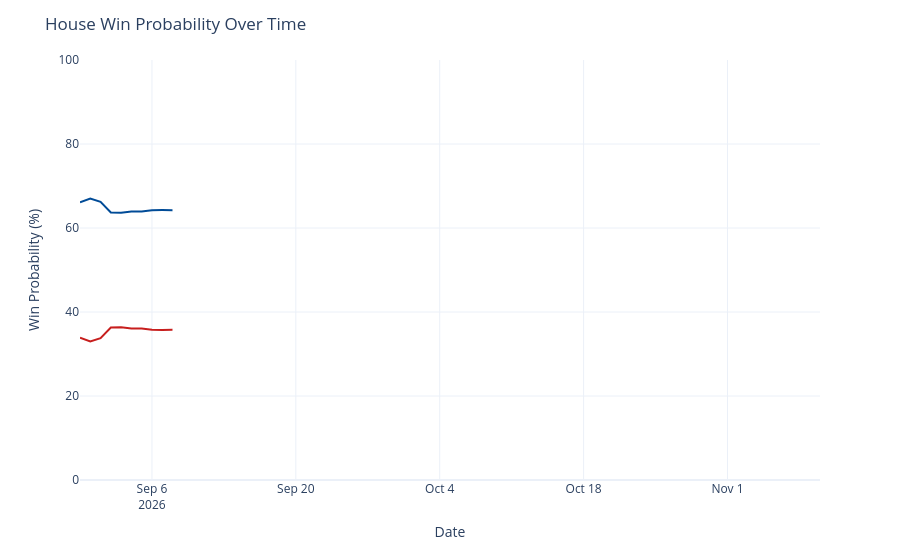

Notebook source saved alongside this figure:
### Code cell
chance_over_time = output_ts[(output_ts['geo'] == 'US House') &
                             (output_ts['type'] == 'chance')]
chance_over_time['rep_chance'] = chance_over_time['y'].map(lambda x: 100 - x)
chance_over_time = chance_over_time.rename({'y': 'Democrats', 'rep_chance': 'Republicans'}, axis=1)
chance_time_ser = px.line(chance_over_time, x='date', y=['Democrats', 'Republicans'], template='plotly_white',
                         color_discrete_map={'Democrats': '#004b97', 'Republicans': '#c71e1d'},)
chance_time_ser.update_traces(hovertemplate="%{y:.1f}%")
chance_time_ser.update_layout(
    xaxis=dict(range=[pd.to_datetime('2026-08-30'), pd.to_datetime('2026-11-10')]),
    yaxis=dict(range=[0, 100]),
    xaxis_title='Date',
    yaxis_title='Win Probability (%)',
    title=dict(text="House Win Probability Over Time"),
    hovermode="x",
    showlegend=False
)
chance_time_ser

### Figure 1 — Plotly figure (JSON) as saved in the notebook; plotly's stock layout.template omitted (floating-point values rounded to 4 significant figures)
{"data": [{"hovertemplate": "%{y:.1f}%", "legendgroup": "Democrats", "line": {"color": "#004b97", "dash": "solid"}, "marker": {"symbol": "circle"}, "mode": "lines", "name": "Democrats", "orientation": "v", "showlegend": true, "type": "scatter", "x": ["2026-08-30", "2026-08-31", "2026-09-01", "2026-09-02", "2026-09-03", "2026-09-04", "2026-09-05", "2026-09-06", "2026-09-07", "2026-09-08"], "xaxis": "x", "y": [66.12, 67.02, 66.25, 63.69, 63.65, 63.91, 63.91, 64.23, 64.27, 64.25], "yaxis": "y"}, {"hovertemplate": "%{y:.1f}%", "legendgroup": "Republicans", "line": {"color": "#c71e1d", "dash": "solid"}, "marker": {"symbol": "circle"}, "mode": "lines", "name": "Republicans", "orientation": "v", "showlegend": true, "type": "scatter", "x": ["2026-08-30", "2026-08-31", "2026-09-01", "2026-09-02", "2026-09-03", "2026-09-04", "2026-09-05", "2026-09-06", "2026-09-07", "2026-09-08"], "xaxis": "x", "y": [33.88, 32.98, 33.75, 36.31, 36.35, 36.09, 36.09, 35.77, 35.73, 35.75], "yaxis": "y"}], "layout": {"hovermode": "x", "legend": {"title": {"text": "variable"}, "tracegroupgap": 0}, "margin": {"t": 60}, "showlegend": false, "title": {"text": "House Win Probability Over Time"}, "xaxis": {"anchor": "y", "domain": [0, 1], "range": ["2026-08-30T00:00:00", "2026-11-10T00:00:00"], "title": {"text": "Date"}}, "yaxis": {"anchor": "x", "domain": [0, 1], "range": [0, 100], "title": {"text": "Win Probability (%)"}}}}
